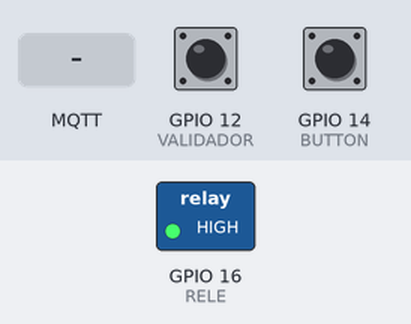
This sketch was run on a simulated ESP8266 (NodeMCU). Shown: switched loads named in the sketch (green lamp = pin HIGH). The inputs (shaded band) are chosen by the test bench; at power-on: GPIO 14 (BUTTON) HIGH, GPIO 12 (VALIDADOR) HIGH. WiFi joins after 1.5 s; servers stay silent unless stated; no MQTT or app messages arrive unless stated; what the sketch prints to the serial monitor is not drawn.

Above: at 12.5 s.
12.6 s: MQTT message "L" arrives on the first subscribed topic
14.4 s: GPIO 14 (BUTTON) pulled LOW for 3.2 s
At 16.3 s:
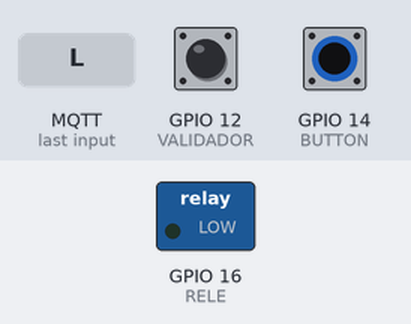
19.1 s: MQTT message "D" arrives on the first subscribed topic
Timing chart, 0 to 22.1 s (numbered marks = the images above; inputs shaded):
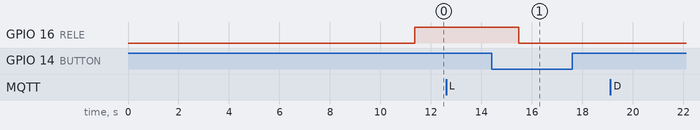

The sketch:

monitoraAndon.ino
```cpp
// Programa: NodeMCU e MQTT - Controle e Monitoramento IoT
// Autores: Raul Chiarella, Danilo Rodrigues

#include <ESP8266WiFi.h>  // Importa a Biblioteca ESP8266WiFi
#include <PubSubClient.h> // Importa a Biblioteca PubSubClient

/* ----- Defines ----- */
#define TOPICO_SUBSCRIBE    "ENV/ACCD0101"                      // Nome do Topico de Escuta no MQTT Broker (Faz o Subscribe)
#define TOPICO_PUBLISH      "REC/ACCD0101"                      // Topico de Envio - Envia mensagens para este topico no MQTT Broker.
#define MQTT_CLIENT_NAME    "ACCD0101"                          // ID MQTT p/ identificar a sessao.

#define MQTT_TOPIC_IP_MAC   "REC/" MQTT_CLIENT_NAME "/_ip_mac"  // Topico de Envio do IP e MAC
#define RELE                16                                  // GPIO16 - PIN D0 - IN no rele.
#define BUTTON              14                                  // GPIO14 - PIN D5
#define VALIDADOR           12                                  // GPIO2 - PIN D6 - Boteo vai validar a eletrica.

// Controle para sincronizar o MySQL e o MQTT
bool andonAcionado = false;

/* ----- Constantes ----- */
const char* ssid = "Rede WiFi";                            // Nome da rede WI-FI que deseja se conectar
const char* password = "Senha WiFi";                       // Senha da rede WI-FI que deseja se conectar
const char* mqtt_server = "API do Servidor MQTT";          // URL do Broker MQTT
const int mqtt_port = 1883;                                // Porta do Broker MQTT

/* ----- Global Variables ----- */
int estado_da_saida = 2;                                   // Variavel que armazena o estado atual da saida.
int tempo_pressionado = 0;                                 // Utilizado para calcular pressionada dos botoes
int contador_ipmac = 0;

/* ----- Controllers ----- */
WiFiClient WIFI_CONTROLLER;
PubSubClient MQTT_CONTROLLER(WIFI_CONTROLLER);

/* ----- Prototypes ----- */
void initSerial();
void initOutput();
void initWiFi();
void initMQTT();
void mqtt_callback(char* topic, byte* payload, unsigned int length);
void publicarTopicos();
void enviarStatusInicial();
void enviarStatusBotao();
void enviarIpMac_Arduino();
void desligarLed();
void ligarLed();
void rebootESP();
void VerificaConexoes();
void StatusBotao();

/*
 *  Funcoes Executadas quando o Arduino Liga.
 */
void setup()
{
  initSerial();   // Iniciar conexao Serial.
  initOutput();   // Iniciar sinais dos PINs.
  initWiFi();     // Conectar no WiFi - Faz reboot se nao der certo.
  initMQTT();     // Conectar no MQTT - Faz reboot se nao der certo.
  desligarLed();  // Se chegou nessa funcao, conectou ao MQTT e ao WiFi, entao, desligo o LED.
}

void loop()
{
  // Functions that Loop
  VerificaConexoes();
  StatusBotao();
  publicarTopicos();  // Publica o Status do Botao e o IP, MAC.
  MQTT_CONTROLLER.loop();

  delay(500);
}

////////////////////////////////////////  SETUP - Funoees de Inicializacao  ////////////////////////////////////////
void initSerial()
{
    Serial.begin(115200);
    delay(5000);

    Serial.println("\n");
    Serial.println("----- Inicializando o Setup do Arduino ----- ");
    Serial.println("");
}

/* Reference: https://www.arduino.cc/reference/en/language/functions/digital-io/pinmode/ */
void initOutput()
{
  ///// Inicializacao dos pinos do Arduino /////
  Serial.print("Inicializando pinos... ");
  delay(1000);

  // Inicio com o RELE ligado para acionar o LED assim que o Arduino ligar.
  Serial.print("Pino do RELE... ");
  pinMode(RELE, OUTPUT);          // O PIN pode enviar um sinal eletrico

  // Se inicializar com HIGH, ele fecha contato entre o IN e o NC, desligando o LED.
  digitalWrite(RELE, LOW);
  delay(1000);

  // Inicio o PIN do Botao para poder ler o sinal ao manter pressionado.
  Serial.print("Pino do botao... ");
  pinMode(BUTTON, INPUT_PULLUP);
  delay(1000);

  // Inicializar o botao validador.
  pinMode(VALIDADOR, INPUT_PULLUP);
  delay(1000);

  Serial.println("... Pinos Inicializados! \n");
}

/* Funaoo:  Conexao Inicial no Wifi
 *          Tenta por 15 segundos, caso nao da certo, tenta um reboot.
 * Parametros: Nenhum
 * Retorno: Nenhum
 */
void initWiFi(){
  Serial.print("Inicializando WiFi...");
  delay(150);
  WiFi.begin(ssid, password);
  delay(150);

  // Tenta por 15 segundos conectar no WiFi.
  int tentativas = 0;
  while (WiFi.status() != WL_CONNECTED && tentativas < 15) {
    tentativas++;
    Serial.print(".");

    if (WiFi.status() == WL_CONNECTED) break;
    delay(1000);
  }

  // Se o maximo de tentativas foi atingida, rebooto o ESP.
  if (tentativas == 15) rebootESP();

  String ip = WiFi.localIP().toString();
  String mac = WiFi.macAddress();

  // WiFi Connected - Serial Prints.
  if (ip != "0.0.0.0") Serial.println(" ... WiFi inicializado! IP: " + ip + ", MAC: " + mac);
}

////////////////////////////////////////  MQTT - Funcoes Relacionadas ao MQTT  ////////////////////////////////////////
/* Funaoo:  Configura e utiliza a Controller.
      Faz e mantem a conexao com o MQTT Broker usando a Controller.
      Tenta por 15 segundos, caso nao da certo, tenta um reboot.
 * Parametros: nenhum
 * Retorno: Nenhum */
void initMQTT(){
  Serial.println("");
  Serial.print("Inicializando conexao ao MQTT Broker... ");

  MQTT_CONTROLLER.setServer(mqtt_server, mqtt_port);
  MQTT_CONTROLLER.setCallback(mqtt_callback);   // Topic Listener

  Serial.print("Status MQTT Broker: ");
  Serial.print(MQTT_CONTROLLER.connected());

  // Tentar se conectar ao MQTT Broker por 15 segundos.
  int tentativas = 0;
  Serial.print("\nConectando ao MQTT Broker...");
  while (!MQTT_CONTROLLER.connected()) {
    tentativas++;
    Serial.print(".");
    // Conectar o MQTT Client no MQTT Broker.
    if (MQTT_CONTROLLER.connect(MQTT_CLIENT_NAME)) MQTT_CONTROLLER.subscribe(TOPICO_SUBSCRIBE, 1);  // Se inscrever no Topico de Escuta.
    if (MQTT_CONTROLLER.connected()) return;  // Sair do metodo

    if (tentativas == 15) break;  // Sair do loop

    delay(1000);
  }

  // Entra aqui se saiu do loop e nao do metodo.
  rebootESP();
}

/* Funcao:      Implementa a Logica de Tratativa da Mensagem do Topico.
 * Par metros:  Topico, Payload (Mensagem do Topico em Formato Binario) e Length.
 * Status:      - Estado de Saida 0: O topico inscrito foi avisado que o botao do ANDON foi pressionado.
 *              - Estado de Saida 1: O topico inscrito recebeu uma mensagem para desligar a sirene.
 */
void mqtt_callback(char* topic, byte* payload, unsigned int length)
{
  // Callback e a funcao de retorno em que ao ser liberado um ANDON, a API envia uma mensagem para o TOPICo avisando.
  Serial.print("\nSubscribe realizado no Topico: ");
  Serial.println(TOPICO_SUBSCRIBE);

  Serial.println("\nAguardando Libera  es e Acionamentos!");

  String mensagem;
  for(int i = 0; i < length; i++)
  {
      char caractere = (char)payload[i];  // Interpretar bin rio como char.
      mensagem += caractere;
  }

  if (mensagem.equals("L"))
  {
      desligarLed();
      Serial.println("Mensagem Equals L => " + mensagem);

      // Estado 1 => ANDON Liberado
      estado_da_saida = 1;

      andonAcionado == false;
  }

  if (mensagem.equals("D"))
  {
      Serial.println("\nMensagem Equals D => " + mensagem);

      // Estado 0 => ANDON Acionado
      ligarLed();  // Ligo de novo o LED mesmo se j  estiver ligado por desencargo.
      estado_da_saida = 0;
  }
}

void publicarTopicos(){
  enviarStatusInicial();
  enviarStatusBotao();
}

/* Fun  o:  Ele publica no topico o status inicial, assim que o Arduino   ligado.
 *          Vai mandar tamb m na primeira vez o IP e o MAC.
 *          Ele envia o Status que foi gerado no m todo StatusAndon().
 */
void enviarStatusInicial(){
  if (estado_da_saida == 2){
    MQTT_CONTROLLER.publish(TOPICO_PUBLISH, "R"); // Se ANDON foi iniciado/reiniciado, envio R para atualizar o status.
    enviarIpMac_Arduino();                        // Envio o IP e o MAC uma vez... Quando o estado inicial   R.
    estado_da_saida = 3;                          // Mudo o estado da saida pra n o passar aqui novamente.
    delay(1000);
    }
}

/* Fun  o:  Publicar mensagem ao topico no MQTT Broker com o Status do Bot o
 *          Ele envia o Status que foi gerado no m todo StatusAndon().
 */
void enviarStatusBotao(){
  // Estado 0 => ANDON Acionado - Acionar o ANDON.
  if (estado_da_saida == 0 && andonAcionado == false) {
    // Envio somente uma vez a mensagem - De forma garantida (QoS)
    MQTT_CONTROLLER.publish(TOPICO_PUBLISH, "D", 1);
    andonAcionado == true;
  }

  // Estado 1 => ANDON n o acionado.
  if (estado_da_saida == 1) {
    MQTT_CONTROLLER.publish(TOPICO_PUBLISH, "L", 1);
    desligarLed();
  }
}

/* Sintaxe do Publish:
 * MQTT_CLIENT_NAME.publish(String(nome_do_topico), [Type?] mensagem_a_ser_enviada.c_str());
 * Onde a "Mensagem a ser enviada" eh passada por referencia. Ou seja, a variavel deve existir.
 */
void enviarIpMac_Arduino(){
  // Create MAC and IP Variable with Data that will be sent to the respective MQTT Topics.
  String ip_mac = WiFi.localIP().toString() + " - " + WiFi.macAddress();

  /* https://en.cppreference.com/w/cpp/string/basic_string/c_str
    * Usando esse metodo, destroi a variavel caso tenha algum valor,
    * e armazena somente o ponteiro na memoria da variavel.
    * Ou seja: Cria uma referencia para acessar uma variavel na memoria.
    */

  // Publicar os Topicos no MQTT Broker - Topico: String e Mensagem: Referencia em outra variavel.
  Serial.print("\nEnviando o Topico: ");
  Serial.println(MQTT_TOPIC_IP_MAC);
  delay(100);

  // Enviar o IP e o MAC em um Topico apenas.
  MQTT_CONTROLLER.publish(MQTT_TOPIC_IP_MAC, ip_mac.c_str());  // Pointer to Variables
}

////////////////////////////////////////  LED - Controle do LED.  ////////////////////////////////////////
void desligarLed(){
  // Fecha o sinal entre IN do RELE e NC - Normally Closed.
  digitalWrite(RELE, HIGH);
}

void ligarLed(){
  // Fecha o sinal entre IN do RELE e NO - Normally Open.
   digitalWrite(RELE, LOW);
}

/*
 * M todo: rebootESP
 * Descri  o: Esse m todo tenta reiniciar o ESP8266.
 * Par metros: nenhum
 * Retorno: nenhum
 */
void rebootESP() {
  Serial.print("... O Arduino ser  reiniciado em... ");

  for (int i = 15; i > 0; i--) {
    Serial.print(i); // Imprime o valor atual da contagem regressiva
    Serial.print("... ");
    delay(1000); // Aguarda 1 segundo
  }

  // Desconecta do Wi-Fi
  WiFi.disconnect();

  delay(500);

  // Limpa os buffers do Serial
  Serial.flush();
  Serial.end();

  delay(500);

  // Desabilita interrup  es
  noInterrupts();

  // Aguarda 1 segundo antes de reiniciar
  delay(1000);

  // Reinicia o Arduino
  ESP.restart();

  // Garante que o rein cio ocorra apenas uma vez
  while (true) {
    // Aguarda indefinidamente
  }
}

/*
 * M todo: VerificaConexoes
 * Descri  o: Esse m todo verifica as conex es com o WiFi e o MQTT Broker.
 * Par metros: nenhum
 * Retorno: nenhum
 */
void VerificaConexoes() {
  if(WiFi.status() != WL_CONNECTED){
    initWiFi();
    }
  if (!MQTT_CONTROLLER.connected()) {
    initMQTT();
    }
}

/*
 * M todo: StatusBotao
 * Descri  o: Esse m todo verifica se o bot o do ANDON est  pressionado
 *            Ele utiliza os defines RELE (PIN D0) e BUTTON (PIN D5).
 *            Este   o m todo principal que trata os acionamentos do ANDON.
 * Status:  - Estado de Sa da 0: Bot o do ANDON foi Pressionado.
 */
void StatusBotao(){
  Serial.print("\nStatus do ANDON... ");
  Serial.print("LED: ");
  Serial.print(digitalRead(RELE));
  Serial.print(", ");
  Serial.print("BUTTON: ");
  Serial.print(digitalRead(BUTTON));
  Serial.print(", ");
  Serial.print("VALIDADOR: ");
  Serial.print(digitalRead(VALIDADOR));
  Serial.print(", ");
  Serial.print("STATUS SAIDA: ");
  Serial.print(estado_da_saida);

  // Se o bot o est  pressionado (Logica invertida - Apertado   LOW e n o apertado   HIGH.)
  if (digitalRead(BUTTON) == LOW && digitalRead(VALIDADOR) == HIGH) {
          tempo_pressionado ++;
          delay(250);
      }

  // Se o bot o ficou pressionado por tempo suficiente
  if( tempo_pressionado == 2 && digitalRead(BUTTON) == LOW && digitalRead(VALIDADOR) == HIGH ){
    Serial.print("\nLigando LED e mudando mudando estado_da_saida para 0 ... ");

    // Ligar o RELE para ativar a sirene.
    ligarLed();

    // Variavel que controla se o ANDON est  acionado
    estado_da_saida = 0;

    Serial.print(" -> ANDON acionado! \n");

    tempo_pressionado = 0;
    } else {
      // Se soltar o bot o pressionado
      if( digitalRead(BUTTON) == HIGH ){
        tempo_pressionado = 0;
    }
  }
}
```

Measured:
- after the input at 12.6 s, every drawn part: stays the same
- after the input at 14.4 s, GPIO 16 (RELE): HIGH → LOW after 1.1 s
- after the input at 19.1 s, every drawn part: stays the same
